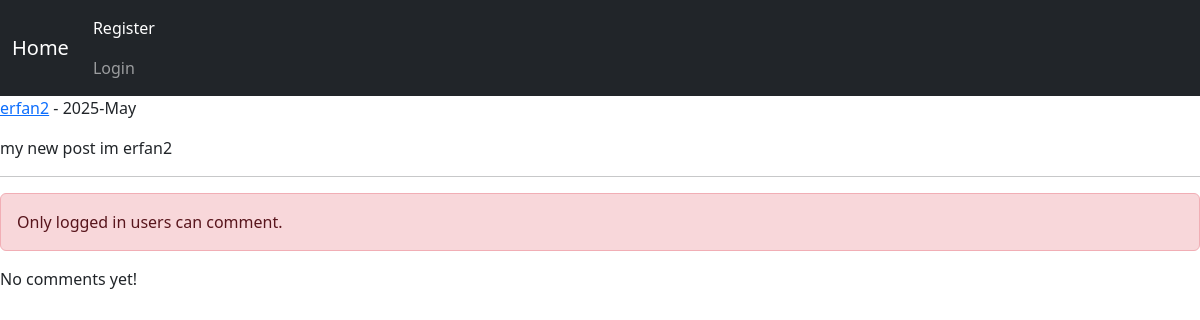
The page /post/detail/2/my-new-post-im-erfan2 on the database as committed earlier.
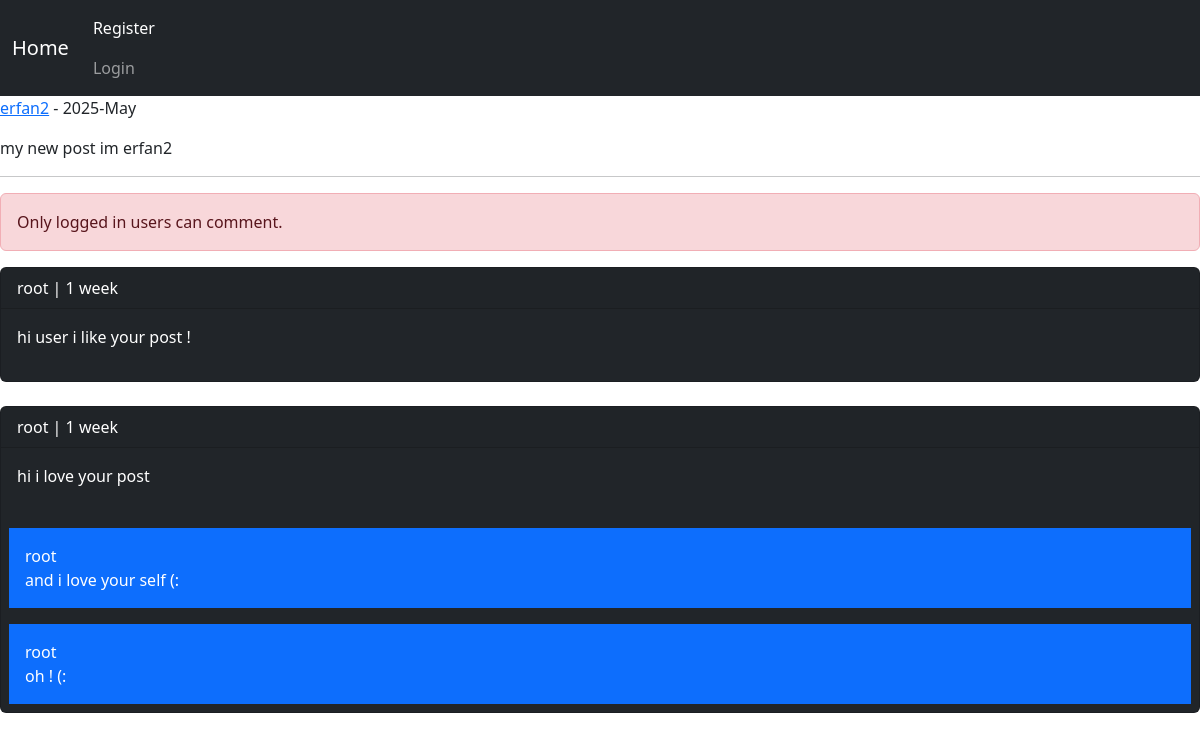
The same page on the database as committed later.
### post/models.py (models this page shows, shortened)
class Post(models.Model):
    user = models.ForeignKey(User , on_delete=models.CASCADE , related_name='posts') # user.posts
    body = models.TextField()
    slug = models.SlugField()
    created = models.DateTimeField(auto_now_add=True)
    updated = models.DateTimeField(auto_now=True)
    class Meta:
        ordering = ('created',)

class Comment(models.Model):
    user = models.ForeignKey(User , on_delete=models.CASCADE , related_name='ucomments' ) #user.ucomments
    post = models.ForeignKey(Post , on_delete=models.CASCADE , related_name='pcomments') #post.pcomments
    reply = models.ForeignKey('self' , on_delete=models.CASCADE , related_name='rcomments' , blank=True , null=True) # may we don't have any replies
    is_reply = models.BooleanField(default=False)
    body = models.TextField(max_length=400)
    created = models.DateTimeField(auto_now_add=True)
    updated = models.DateTimeField(auto_now=True) #updating comment details

### post/views.py (the view)
# urls.py: path('detail/<int:post_id>/<slug:post_slug>' , views.PostDetailView.as_view() , name='post_detail'),
class PostDetailView(View):
    template_name = 'post/detail.html'
    form_class = CommentCreateForm
    form_class_reply = CommentReplyForm
    def setup(self, request, *args, **kwargs):
        self.post_instance = get_object_or_404(Post , id=kwargs['post_id'] , slug=kwargs['post_slug'])
        return super().setup(request , args , kwargs)
    def get(self, request, post_id , post_slug):
        comments = self.post_instance.pcomments.filter(is_reply=False)
        return render(request, self.template_name , {'post': self.post_instance , 'comments':comments , 'form':self.form_class, 'reply_form':self.form_class_reply,})
    def post(self, request, *args, **kwargs):
        form = self.form_class(request.POST)
        if form.is_valid():
            new_comment = form.save(commit=False)
            new_comment.user = request.user
            new_comment.post = self.post_instance
            new_comment.save()
            messages.success(request, 'your comment submitted successfully', 'success')
            return redirect('post:post_detail', self.post_instance.id, self.post_instance.slug)

### post/templates/post/detail.html (shortened to what this page needs)
{% extends 'base.html' %}
{% block body %}
    <p><a href="{% url 'account:user_profile' post.user.id %}">{{ post.user.username }}</a> - {{ post.updated|date:"Y-M" }}</p>
    <p>{{ post.body }}</p><hr/>
    {% if request.user.is_authenticated %}
        <form action="" method="post">
            {% csrf_token %}
            {{ form.as_p }}
            <input type="submit" value="Send">
        </form> <br/>
    {% else %}
        <p class="alert alert-danger">Only logged in users can comment.</p>
    {% endif %}
    {% for comment in comments %}
        <div class="card bg-dark text-white">
            <p class="card-header">{{ comment.user }} | {{ comment.created|timesince }}</p>
            <p class="card-body">{{ comment.body }}</p>
            {% with replies=comment.rcomments.all %}
                {% for reply in replies %}
                    <p class="bg-primary p-3 m-2">{{ reply.user }} <br/> {{ reply.body }}</p>
                {% endfor %}
            {% endwith %}
        </div><br/>
    {% empty %}
        <p>No comments yet!</p>
    {% endfor %}
{% endblock body %}

### templates/base.html (shortened to what this page needs)
<!DOCTYPE html>
<html lang="en">
<head>
    <link href="https://cdn.jsdelivr.net/npm/bootstrap@5.3.6/dist/css/bootstrap.min.css" rel="stylesheet">
</head>
<body>
    {% include 'inc/nav.html' %}
    {% block body %}     {% endblock body %}
</body>
</html>

### templates/inc/nav.html (shortened to what this page needs)
<nav class="navbar navbar-expand-lg navbar-dark bg-dark">
  <div class="container-fluid">
    <a class="navbar-brand" href="{% url 'home:home' %}">Home</a>
    <div class="collapse navbar-collapse" id="navbarNavDropdown">
      <ul class="navbar-nav">
        <li class="nav-item">
          {% if user.is_authenticated %}
            <a class="nav-link" href="{% url 'account:user_logout' %}">Logout</a>
            <a class="nav-link" href="{% url 'account:user_profile' request.user.id %}">Profile</a>
              <a class="nav-link" href="{% url 'post:post_create' %}">Create</a>
          {% else %}
            <a class="nav-link active" aria-current="page" href="{% url 'account:user_register' %}">Register</a>
            <a class="nav-link" href="{% url 'account:user_login' %}">Login</a>
          {% endif %}
        </li>
    </div>
  </div>
</nav>

Rows that differ between the two databases and show on the page:
added Comment: user "root", created "1 week", body "hi user i like your post !"
added Comment: user "root", created "1 week", body "hi i love your post"
added Comment: user "root", body "and i love your self (:"
added Comment: user "root", body "oh ! (:"
Other text that changed with them:
text no longer shown: "No comments yet!"
